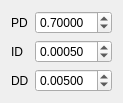
                 <widget class="QWidget" name="gridLayoutWidget_28">
                  <property name="geometry">
                   <rect>
                    <x>372</x>
                    <y>190</y>
                    <width>103</width>
                    <height>89</height>
                   </rect>
                  </property>
                  <layout class="QGridLayout" name="gridLayout_35">
                   <item row="1" column="0">
                    <widget class="QLabel" name="label_182">
                     <property name="font">
                      <font>
                       <pointsize>9</pointsize>
                       <weight>50</weight>
                       <bold>false</bold>
                      </font>
                     </property>
                     <property name="text">
                      <string>ID</string>
                     </property>
                    </widget>
                   </item>
                   <item row="2" column="0">
                    <widget class="QLabel" name="label_183">
                     <property name="font">
                      <font>
                       <pointsize>9</pointsize>
                       <weight>50</weight>
                       <bold>false</bold>
                      </font>
                     </property>
                     <property name="text">
                      <string>DD</string>
                     </property>
                    </widget>
                   </item>
                   <item row="0" column="0">
                    <widget class="QLabel" name="label_184">
                     <property name="font">
                      <font>
                       <pointsize>9</pointsize>
                       <weight>50</weight>
                       <bold>false</bold>
                      </font>
                     </property>
                     <property name="text">
                      <string>PD</string>
                     </property>
                    </widget>
                   </item>
                   <item row="2" column="1">
                    <widget class="QDoubleSpinBox" name="doubleSpinBoxDDistance_2">
                     <property name="font">
                      <font>
                       <pointsize>9</pointsize>
                       <weight>50</weight>
                       <bold>false</bold>
                      </font>
                     </property>
                     <property name="decimals">
                      <number>5</number>
                     </property>
                     <property name="singleStep">
                      <double>0.100000000000000</double>
                     </property>
                     <property name="value">
                      <double>0.005000000000000</double>
                     </property>
                    </widget>
                   </item>
                   <item row="0" column="1">
                    <widget class="QDoubleSpinBox" name="doubleSpinBoxPDistance_2">
                     <property name="font">
                      <font>
                       <pointsize>9</pointsize>
                       <weight>50</weight>
                       <bold>false</bold>
                      </font>
                     </property>
                     <property name="decimals">
                      <number>5</number>
                     </property>
                     <property name="singleStep">
                      <double>0.200000000000000</double>
                     </property>
                     <property name="value">
                      <double>0.700000000000000</double>
                     </property>
                    </widget>
                   </item>
                   <item row="1" column="1">
                    <widget class="QDoubleSpinBox" name="doubleSpinBoxIDistance_2">
                     <property name="font">
                      <font>
                       <pointsize>9</pointsize>
                       <weight>50</weight>
                       <bold>false</bold>
                      </font>
                     </property>
                     <property name="decimals">
                      <number>5</number>
                     </property>
                     <property name="singleStep">
                      <double>0.100000000000000</double>
                     </property>
                     <property name="value">
                      <double>0.000500000000000</double>
                     </property>
                    </widget>
                   </item>
                  </layout>
                 </widget>
